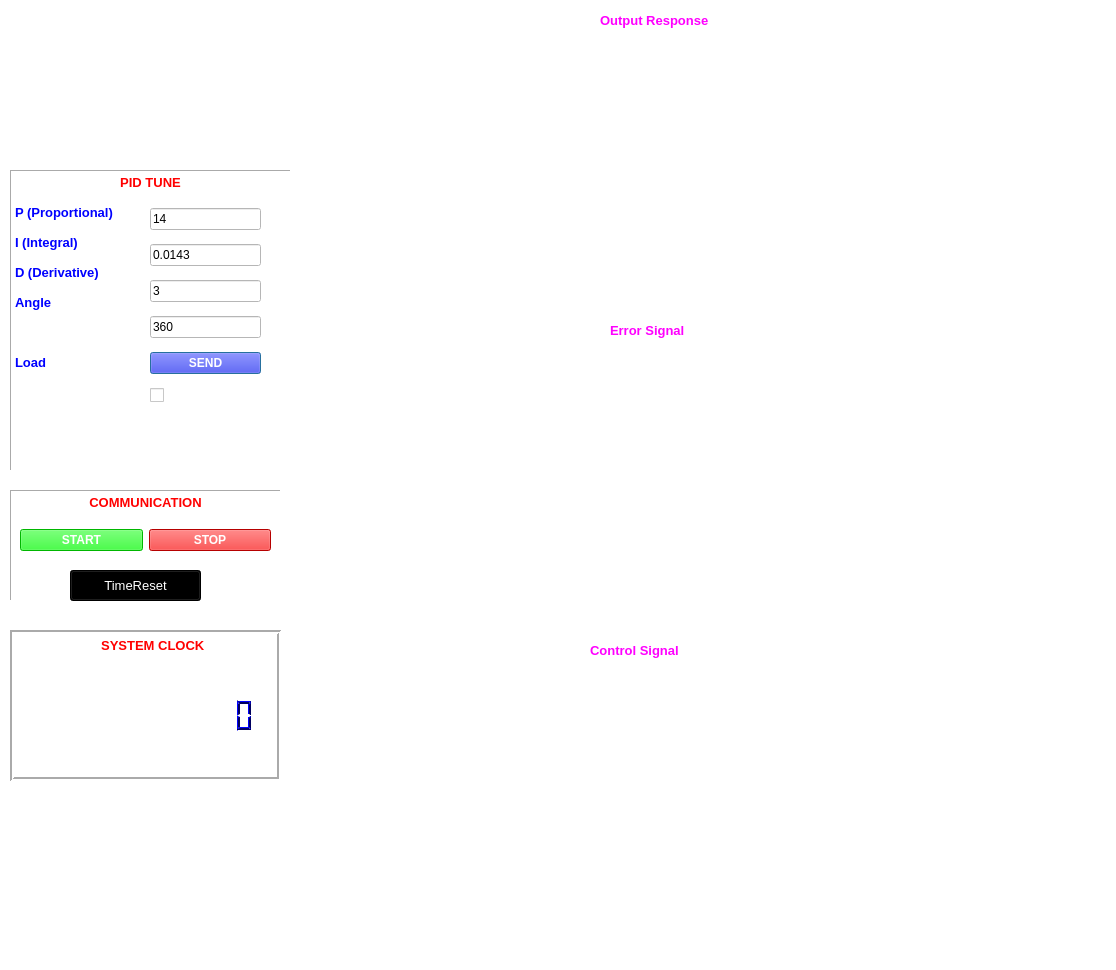
<?xml version="1.0" encoding="UTF-8"?>
<ui version="4.0">
 <class>SecDialog</class>
 <widget class="QDialog" name="SecDialog">
  <property name="geometry">
   <rect>
    <x>0</x>
    <y>0</y>
    <width>1116</width>
    <height>970</height>
   </rect>
  </property>
  <property name="windowTitle">
   <string>Dialog</string>
  </property>
  <property name="styleSheet">
   <string notr="true">background-color: rgb(255, 255, 255);</string>
  </property>
  <widget class="QTextBrowser" name="textBrowser">
   <property name="geometry">
    <rect>
     <x>10</x>
     <y>170</y>
     <width>281</width>
     <height>301</height>
    </rect>
   </property>
   <property name="frameShape">
    <enum>QFrame::Panel</enum>
   </property>
   <property name="html">
    <string>&lt;!DOCTYPE HTML PUBLIC &quot;-//W3C//DTD HTML 4.0//EN&quot; &quot;http://www.w3.org/TR/REC-html40/strict.dtd&quot;&gt;
&lt;html&gt;&lt;head&gt;&lt;meta name=&quot;qrichtext&quot; content=&quot;1&quot; /&gt;&lt;style type=&quot;text/css&quot;&gt;
p, li { white-space: pre-wrap; }
&lt;/style&gt;&lt;/head&gt;&lt;body style=&quot; font-family:'MS Shell Dlg 2'; font-size:8.25pt; font-weight:400; font-style:normal;&quot;&gt;
&lt;p align=&quot;center&quot; style=&quot; margin-top:0px; margin-bottom:0px; margin-left:0px; margin-right:0px; -qt-block-indent:0; text-indent:0px;&quot;&gt;&lt;span style=&quot; font-size:10pt; font-weight:600; color:#ff0000;&quot;&gt;PID TUNE&lt;/span&gt;&lt;/p&gt;
&lt;p style=&quot;-qt-paragraph-type:empty; margin-top:0px; margin-bottom:0px; margin-left:0px; margin-right:0px; -qt-block-indent:0; text-indent:0px; font-size:10pt; font-weight:600; color:#0000ff;&quot;&gt;&lt;br /&gt;&lt;/p&gt;
&lt;p style=&quot; margin-top:0px; margin-bottom:0px; margin-left:0px; margin-right:0px; -qt-block-indent:0; text-indent:0px;&quot;&gt;&lt;span style=&quot; font-size:10pt; font-weight:600; color:#0000ff;&quot;&gt;P (Proportional)&lt;/span&gt;&lt;/p&gt;
&lt;p style=&quot;-qt-paragraph-type:empty; margin-top:0px; margin-bottom:0px; margin-left:0px; margin-right:0px; -qt-block-indent:0; text-indent:0px; font-size:10pt; font-weight:600; color:#0000ff;&quot;&gt;&lt;br /&gt;&lt;/p&gt;
&lt;p style=&quot; margin-top:0px; margin-bottom:0px; margin-left:0px; margin-right:0px; -qt-block-indent:0; text-indent:0px;&quot;&gt;&lt;span style=&quot; font-size:10pt; font-weight:600; color:#0000ff;&quot;&gt;I (Integral)&lt;/span&gt;&lt;/p&gt;
&lt;p style=&quot;-qt-paragraph-type:empty; margin-top:0px; margin-bottom:0px; margin-left:0px; margin-right:0px; -qt-block-indent:0; text-indent:0px; font-size:10pt; font-weight:600; color:#0000ff;&quot;&gt;&lt;br /&gt;&lt;/p&gt;
&lt;p style=&quot; margin-top:0px; margin-bottom:0px; margin-left:0px; margin-right:0px; -qt-block-indent:0; text-indent:0px;&quot;&gt;&lt;span style=&quot; font-size:10pt; font-weight:600; color:#0000ff;&quot;&gt;D (Derivative)&lt;/span&gt;&lt;/p&gt;
&lt;p style=&quot;-qt-paragraph-type:empty; margin-top:0px; margin-bottom:0px; margin-left:0px; margin-right:0px; -qt-block-indent:0; text-indent:0px; font-size:10pt; font-weight:600; color:#0000ff;&quot;&gt;&lt;br /&gt;&lt;/p&gt;
&lt;p style=&quot; margin-top:0px; margin-bottom:0px; margin-left:0px; margin-right:0px; -qt-block-indent:0; text-indent:0px;&quot;&gt;&lt;span style=&quot; font-size:10pt; font-weight:600; color:#0000ff;&quot;&gt;Angle&lt;/span&gt;&lt;/p&gt;
&lt;p style=&quot;-qt-paragraph-type:empty; margin-top:0px; margin-bottom:0px; margin-left:0px; margin-right:0px; -qt-block-indent:0; text-indent:0px; font-size:10pt; font-weight:600; color:#0000ff;&quot;&gt;&lt;br /&gt;&lt;/p&gt;
&lt;p style=&quot;-qt-paragraph-type:empty; margin-top:0px; margin-bottom:0px; margin-left:0px; margin-right:0px; -qt-block-indent:0; text-indent:0px; font-size:10pt; font-weight:600; color:#0000ff;&quot;&gt;&lt;br /&gt;&lt;/p&gt;
&lt;p style=&quot;-qt-paragraph-type:empty; margin-top:0px; margin-bottom:0px; margin-left:0px; margin-right:0px; -qt-block-indent:0; text-indent:0px; font-size:10pt; font-weight:600; color:#0000ff;&quot;&gt;&lt;br /&gt;&lt;/p&gt;
&lt;p style=&quot; margin-top:0px; margin-bottom:0px; margin-left:0px; margin-right:0px; -qt-block-indent:0; text-indent:0px;&quot;&gt;&lt;span style=&quot; font-size:10pt; font-weight:600; color:#0000ff;&quot;&gt;Load&lt;/span&gt;&lt;/p&gt;&lt;/body&gt;&lt;/html&gt;</string>
   </property>
  </widget>
  <widget class="QWidget" name="verticalLayoutWidget">
   <property name="geometry">
    <rect>
     <x>150</x>
     <y>200</y>
     <width>111</width>
     <height>211</height>
    </rect>
   </property>
   <layout class="QVBoxLayout" name="verticalLayout">
    <item>
     <widget class="QLineEdit" name="KpLineEdit">
      <property name="text">
       <string>14</string>
      </property>
     </widget>
    </item>
    <item>
     <widget class="QLineEdit" name="KiLineEdit">
      <property name="text">
       <string>0.0143</string>
      </property>
     </widget>
    </item>
    <item>
     <widget class="QLineEdit" name="KdLineEdit">
      <property name="text">
       <string>3</string>
      </property>
     </widget>
    </item>
    <item>
     <widget class="QLineEdit" name="AngleLineEdit">
      <property name="text">
       <string>360</string>
      </property>
     </widget>
    </item>
    <item>
     <widget class="QPushButton" name="send_btn">
      <property name="font">
       <font>
        <pointsize>9</pointsize>
        <weight>75</weight>
        <bold>true</bold>
       </font>
      </property>
      <property name="styleSheet">
       <string notr="true">color: rgb(255, 255, 255);
background-color: rgb(0, 0, 255);</string>
      </property>
      <property name="text">
       <string>SEND</string>
      </property>
     </widget>
    </item>
    <item>
     <widget class="QCheckBox" name="checkBox">
      <property name="text">
       <string/>
      </property>
     </widget>
    </item>
   </layout>
  </widget>
  <widget class="QTextBrowser" name="textBrowser_2">
   <property name="geometry">
    <rect>
     <x>10</x>
     <y>490</y>
     <width>271</width>
     <height>111</height>
    </rect>
   </property>
   <property name="frameShape">
    <enum>QFrame::Panel</enum>
   </property>
   <property name="html">
    <string>&lt;!DOCTYPE HTML PUBLIC &quot;-//W3C//DTD HTML 4.0//EN&quot; &quot;http://www.w3.org/TR/REC-html40/strict.dtd&quot;&gt;
&lt;html&gt;&lt;head&gt;&lt;meta name=&quot;qrichtext&quot; content=&quot;1&quot; /&gt;&lt;style type=&quot;text/css&quot;&gt;
p, li { white-space: pre-wrap; }
&lt;/style&gt;&lt;/head&gt;&lt;body style=&quot; font-family:'MS Shell Dlg 2'; font-size:8.25pt; font-weight:400; font-style:normal;&quot;&gt;
&lt;p align=&quot;center&quot; style=&quot; margin-top:0px; margin-bottom:0px; margin-left:0px; margin-right:0px; -qt-block-indent:0; text-indent:0px;&quot;&gt;&lt;span style=&quot; font-size:10pt; font-weight:600; color:#ff0000;&quot;&gt;COMMUNICATION&lt;/span&gt;&lt;/p&gt;&lt;/body&gt;&lt;/html&gt;</string>
   </property>
  </widget>
  <widget class="QWidget" name="horizontalLayoutWidget">
   <property name="geometry">
    <rect>
     <x>20</x>
     <y>520</y>
     <width>251</width>
     <height>41</height>
    </rect>
   </property>
   <layout class="QHBoxLayout" name="horizontalLayout">
    <item>
     <widget class="QPushButton" name="start_btn">
      <property name="font">
       <font>
        <pointsize>9</pointsize>
        <weight>75</weight>
        <bold>true</bold>
       </font>
      </property>
      <property name="styleSheet">
       <string notr="true">color: rgb(255, 255, 255);
background-color: rgb(0, 255, 0);</string>
      </property>
      <property name="text">
       <string>START</string>
      </property>
     </widget>
    </item>
    <item>
     <widget class="QPushButton" name="stop_btn">
      <property name="font">
       <font>
        <pointsize>9</pointsize>
        <weight>75</weight>
        <bold>true</bold>
       </font>
      </property>
      <property name="styleSheet">
       <string notr="true">color: rgb(255, 255, 255);
background-color: rgb(255, 0, 0);</string>
      </property>
      <property name="text">
       <string>STOP</string>
      </property>
     </widget>
    </item>
   </layout>
  </widget>
  <widget class="QCustomPlot" name="plot_dapung" native="true">
   <property name="geometry">
    <rect>
     <x>340</x>
     <y>30</y>
     <width>671</width>
     <height>291</height>
    </rect>
   </property>
  </widget>
  <widget class="QCustomPlot" name="plot_saiso" native="true">
   <property name="geometry">
    <rect>
     <x>340</x>
     <y>350</y>
     <width>671</width>
     <height>291</height>
    </rect>
   </property>
  </widget>
  <widget class="QTextBrowser" name="textBrowser_3">
   <property name="geometry">
    <rect>
     <x>10</x>
     <y>630</y>
     <width>271</width>
     <height>151</height>
    </rect>
   </property>
   <property name="styleSheet">
    <string notr="true">color: rgb(255, 0, 0);</string>
   </property>
   <property name="frameShape">
    <enum>QFrame::Box</enum>
   </property>
   <property name="lineWidth">
    <number>2</number>
   </property>
   <property name="midLineWidth">
    <number>0</number>
   </property>
   <property name="html">
    <string>&lt;!DOCTYPE HTML PUBLIC &quot;-//W3C//DTD HTML 4.0//EN&quot; &quot;http://www.w3.org/TR/REC-html40/strict.dtd&quot;&gt;
&lt;html&gt;&lt;head&gt;&lt;meta name=&quot;qrichtext&quot; content=&quot;1&quot; /&gt;&lt;style type=&quot;text/css&quot;&gt;
p, li { white-space: pre-wrap; }
&lt;/style&gt;&lt;/head&gt;&lt;body style=&quot; font-family:'MS Shell Dlg 2'; font-size:8.25pt; font-weight:400; font-style:normal;&quot;&gt;
&lt;p align=&quot;center&quot; style=&quot; margin-top:0px; margin-bottom:0px; margin-left:0px; margin-right:0px; -qt-block-indent:0; text-indent:0px;&quot;&gt;&lt;span style=&quot; font-size:10pt; font-weight:600; color:#ff0000;&quot;&gt;    SYSTEM CLOCK&lt;/span&gt;&lt;/p&gt;&lt;/body&gt;&lt;/html&gt;</string>
   </property>
  </widget>
  <widget class="QPushButton" name="reset_btn">
   <property name="geometry">
    <rect>
     <x>70</x>
     <y>570</y>
     <width>131</width>
     <height>31</height>
    </rect>
   </property>
   <property name="font">
    <font>
     <pointsize>10</pointsize>
    </font>
   </property>
   <property name="styleSheet">
    <string notr="true">color: rgb(255, 255, 255);
background-color: rgb(0, 0, 0);</string>
   </property>
   <property name="text">
    <string>TimeReset</string>
   </property>
  </widget>
  <widget class="QCustomPlot" name="plot_dieukhien" native="true">
   <property name="geometry">
    <rect>
     <x>340</x>
     <y>670</y>
     <width>671</width>
     <height>291</height>
    </rect>
   </property>
  </widget>
  <widget class="QLabel" name="label_slider">
   <property name="geometry">
    <rect>
     <x>200</x>
     <y>450</y>
     <width>55</width>
     <height>16</height>
    </rect>
   </property>
   <property name="font">
    <font>
     <pointsize>10</pointsize>
     <weight>75</weight>
     <bold>true</bold>
    </font>
   </property>
   <property name="styleSheet">
    <string notr="true">color: rgb(255, 0, 0);</string>
   </property>
   <property name="text">
    <string/>
   </property>
  </widget>
  <widget class="QLCDNumber" name="temp_lcdNumber">
   <property name="geometry">
    <rect>
     <x>20</x>
     <y>670</y>
     <width>241</width>
     <height>91</height>
    </rect>
   </property>
   <property name="palette">
    <palette>
     <active>
      <colorrole role="WindowText">
       <brush brushstyle="SolidPattern">
        <color alpha="255">
         <red>0</red>
         <green>0</green>
         <blue>94</blue>
        </color>
       </brush>
      </colorrole>
      <colorrole role="Button">
       <brush brushstyle="SolidPattern">
        <color alpha="255">
         <red>255</red>
         <green>255</green>
         <blue>255</blue>
        </color>
       </brush>
      </colorrole>
      <colorrole role="Light">
       <brush brushstyle="SolidPattern">
        <color alpha="255">
         <red>0</red>
         <green>0</green>
         <blue>255</blue>
        </color>
       </brush>
      </colorrole>
      <colorrole role="Dark">
       <brush brushstyle="SolidPattern">
        <color alpha="255">
         <red>0</red>
         <green>0</green>
         <blue>94</blue>
        </color>
       </brush>
      </colorrole>
      <colorrole role="Text">
       <brush brushstyle="SolidPattern">
        <color alpha="255">
         <red>60</red>
         <green>60</green>
         <blue>60</blue>
        </color>
       </brush>
      </colorrole>
      <colorrole role="ButtonText">
       <brush brushstyle="SolidPattern">
        <color alpha="255">
         <red>76</red>
         <green>76</green>
         <blue>76</blue>
        </color>
       </brush>
      </colorrole>
      <colorrole role="Base">
       <brush brushstyle="SolidPattern">
        <color alpha="255">
         <red>255</red>
         <green>255</green>
         <blue>255</blue>
        </color>
       </brush>
      </colorrole>
      <colorrole role="Window">
       <brush brushstyle="SolidPattern">
        <color alpha="255">
         <red>255</red>
         <green>255</green>
         <blue>255</blue>
        </color>
       </brush>
      </colorrole>
      <colorrole role="PlaceholderText">
       <brush brushstyle="NoBrush">
        <color alpha="128">
         <red>60</red>
         <green>60</green>
         <blue>60</blue>
        </color>
       </brush>
      </colorrole>
     </active>
     <inactive>
      <colorrole role="WindowText">
       <brush brushstyle="SolidPattern">
        <color alpha="255">
         <red>0</red>
         <green>0</green>
         <blue>94</blue>
        </color>
       </brush>
      </colorrole>
      <colorrole role="Button">
       <brush brushstyle="SolidPattern">
        <color alpha="255">
         <red>255</red>
         <green>255</green>
         <blue>255</blue>
        </color>
       </brush>
      </colorrole>
      <colorrole role="Light">
       <brush brushstyle="SolidPattern">
        <color alpha="255">
         <red>0</red>
         <green>0</green>
         <blue>255</blue>
        </color>
       </brush>
      </colorrole>
      <colorrole role="Dark">
       <brush brushstyle="SolidPattern">
        <color alpha="255">
         <red>0</red>
         <green>0</green>
         <blue>94</blue>
        </color>
       </brush>
      </colorrole>
      <colorrole role="Text">
       <brush brushstyle="SolidPattern">
        <color alpha="255">
         <red>60</red>
         <green>60</green>
         <blue>60</blue>
        </color>
       </brush>
      </colorrole>
      <colorrole role="ButtonText">
       <brush brushstyle="SolidPattern">
        <color alpha="255">
         <red>76</red>
         <green>76</green>
         <blue>76</blue>
        </color>
       </brush>
      </colorrole>
      <colorrole role="Base">
       <brush brushstyle="SolidPattern">
        <color alpha="255">
         <red>255</red>
         <green>255</green>
         <blue>255</blue>
        </color>
       </brush>
      </colorrole>
      <colorrole role="Window">
       <brush brushstyle="SolidPattern">
        <color alpha="255">
         <red>255</red>
         <green>255</green>
         <blue>255</blue>
        </color>
       </brush>
      </colorrole>
      <colorrole role="PlaceholderText">
       <brush brushstyle="NoBrush">
        <color alpha="128">
         <red>60</red>
         <green>60</green>
         <blue>60</blue>
        </color>
       </brush>
      </colorrole>
     </inactive>
     <disabled>
      <colorrole role="WindowText">
       <brush brushstyle="SolidPattern">
        <color alpha="255">
         <red>0</red>
         <green>0</green>
         <blue>94</blue>
        </color>
       </brush>
      </colorrole>
      <colorrole role="Button">
       <brush brushstyle="SolidPattern">
        <color alpha="255">
         <red>255</red>
         <green>255</green>
         <blue>255</blue>
        </color>
       </brush>
      </colorrole>
      <colorrole role="Light">
       <brush brushstyle="SolidPattern">
        <color alpha="255">
         <red>0</red>
         <green>0</green>
         <blue>255</blue>
        </color>
       </brush>
      </colorrole>
      <colorrole role="Dark">
       <brush brushstyle="SolidPattern">
        <color alpha="255">
         <red>0</red>
         <green>0</green>
         <blue>94</blue>
        </color>
       </brush>
      </colorrole>
      <colorrole role="Text">
       <brush brushstyle="SolidPattern">
        <color alpha="255">
         <red>0</red>
         <green>0</green>
         <blue>94</blue>
        </color>
       </brush>
      </colorrole>
      <colorrole role="ButtonText">
       <brush brushstyle="SolidPattern">
        <color alpha="255">
         <red>0</red>
         <green>0</green>
         <blue>94</blue>
        </color>
       </brush>
      </colorrole>
      <colorrole role="Base">
       <brush brushstyle="SolidPattern">
        <color alpha="255">
         <red>255</red>
         <green>255</green>
         <blue>255</blue>
        </color>
       </brush>
      </colorrole>
      <colorrole role="Window">
       <brush brushstyle="SolidPattern">
        <color alpha="255">
         <red>255</red>
         <green>255</green>
         <blue>255</blue>
        </color>
       </brush>
      </colorrole>
      <colorrole role="PlaceholderText">
       <brush brushstyle="NoBrush">
        <color alpha="128">
         <red>60</red>
         <green>60</green>
         <blue>60</blue>
        </color>
       </brush>
      </colorrole>
     </disabled>
    </palette>
   </property>
   <property name="font">
    <font>
     <pointsize>6</pointsize>
    </font>
   </property>
   <property name="styleSheet">
    <string notr="true">border-color: rgb(0, 0, 255);</string>
   </property>
   <property name="frameShape">
    <enum>QFrame::NoFrame</enum>
   </property>
   <property name="digitCount">
    <number>14</number>
   </property>
  </widget>
  <widget class="QLabel" name="Logo_RIC">
   <property name="geometry">
    <rect>
     <x>10</x>
     <y>10</y>
     <width>271</width>
     <height>131</height>
    </rect>
   </property>
   <property name="text">
    <string/>
   </property>
   <property name="textFormat">
    <enum>Qt::PlainText</enum>
   </property>
  </widget>
  <widget class="QLabel" name="label">
   <property name="geometry">
    <rect>
     <x>600</x>
     <y>10</y>
     <width>161</width>
     <height>21</height>
    </rect>
   </property>
   <property name="font">
    <font>
     <pointsize>10</pointsize>
     <weight>75</weight>
     <bold>true</bold>
    </font>
   </property>
   <property name="styleSheet">
    <string notr="true">color: rgb(255, 0, 255);</string>
   </property>
   <property name="text">
    <string>Output Response</string>
   </property>
  </widget>
  <widget class="QLabel" name="label_4">
   <property name="geometry">
    <rect>
     <x>610</x>
     <y>320</y>
     <width>141</width>
     <height>21</height>
    </rect>
   </property>
   <property name="font">
    <font>
     <pointsize>10</pointsize>
     <weight>75</weight>
     <bold>true</bold>
    </font>
   </property>
   <property name="styleSheet">
    <string notr="true">color: rgb(255, 0, 255);</string>
   </property>
   <property name="text">
    <string>Error Signal</string>
   </property>
  </widget>
  <widget class="QLabel" name="label_5">
   <property name="geometry">
    <rect>
     <x>590</x>
     <y>640</y>
     <width>171</width>
     <height>21</height>
    </rect>
   </property>
   <property name="font">
    <font>
     <pointsize>10</pointsize>
     <weight>75</weight>
     <bold>true</bold>
    </font>
   </property>
   <property name="styleSheet">
    <string notr="true">color: rgb(255, 0, 255);</string>
   </property>
   <property name="text">
    <string>Control Signal</string>
   </property>
  </widget>
  <zorder>textBrowser</zorder>
  <zorder>verticalLayoutWidget</zorder>
  <zorder>textBrowser_2</zorder>
  <zorder>horizontalLayoutWidget</zorder>
  <zorder>plot_dapung</zorder>
  <zorder>plot_saiso</zorder>
  <zorder>textBrowser_3</zorder>
  <zorder>reset_btn</zorder>
  <zorder>plot_dieukhien</zorder>
  <zorder>label_slider</zorder>
  <zorder>Logo_RIC</zorder>
  <zorder>temp_lcdNumber</zorder>
  <zorder>label</zorder>
  <zorder>label_4</zorder>
  <zorder>label_5</zorder>
 </widget>
 <customwidgets>
  <customwidget>
   <class>QCustomPlot</class>
   <extends>QWidget</extends>
   <header>qcustomplot.h</header>
   <container>1</container>
  </customwidget>
 </customwidgets>
 <resources/>
 <connections/>
</ui>
